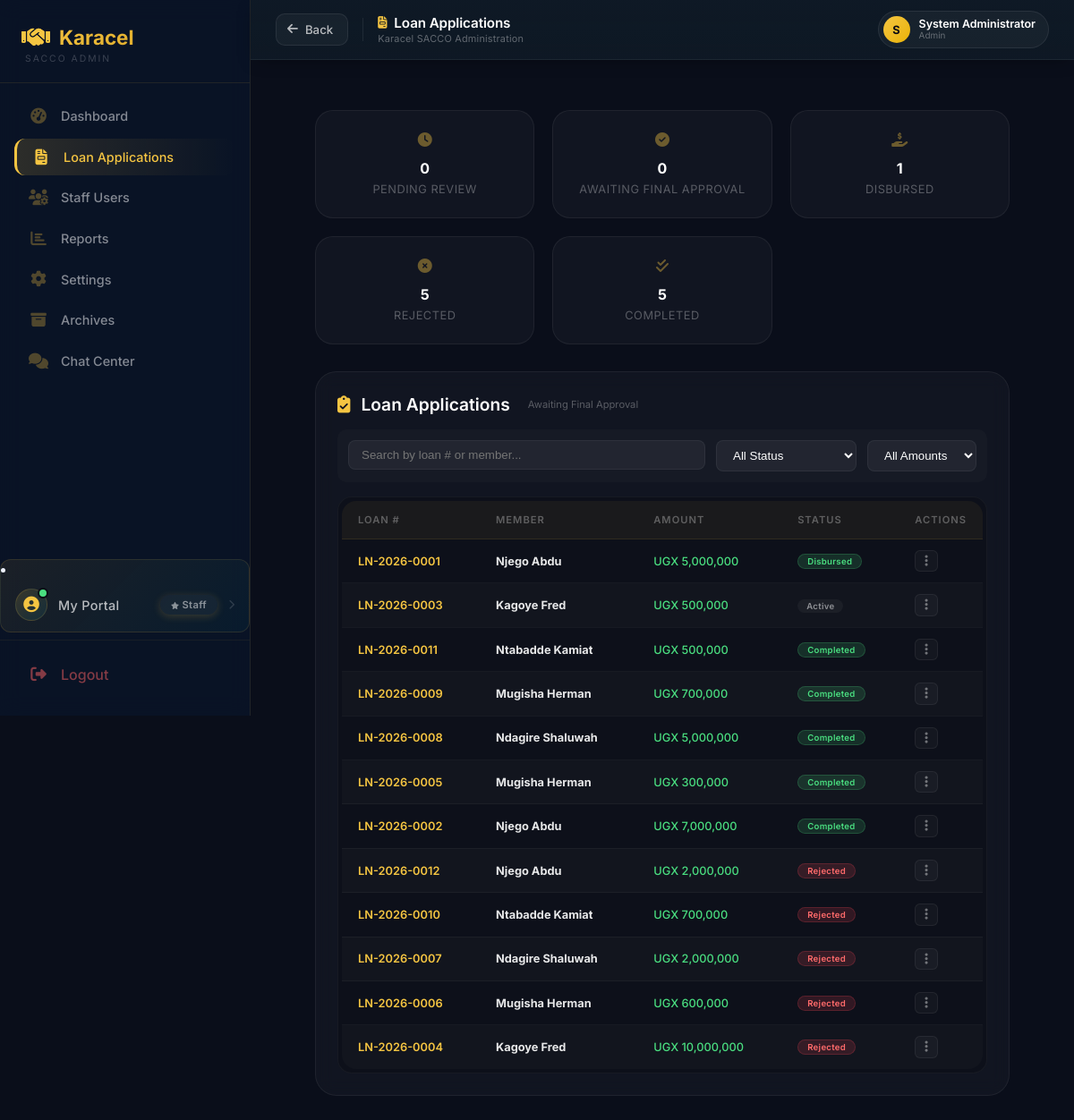
The page /admin/dashboard (signed in) on the database its author committed.
### tables this page shows
CREATE TABLE loans (
            id INTEGER PRIMARY KEY AUTOINCREMENT,
            loan_number TEXT UNIQUE NOT NULL,
            user_id INTEGER NOT NULL,
            amount REAL NOT NULL,
            interest_rate REAL NOT NULL,
            interest_amount REAL NOT NULL,
            total_repayment REAL NOT NULL,
            monthly_installment REAL NOT NULL,
            tenure INTEGER DEFAULT 3,
            purpose TEXT,
            repayment_plan TEXT,
            status TEXT DEFAULT 'pending',
            application_date TEXT NOT NULL,
            approved_date TEXT,
            disbursed_date TEXT,
            completed_date TEXT,
            rejected_date TEXT,
            rejection_reason TEXT,
            admin_rejection_reason TEXT,
            current_balance REAL DEFAULT 0,
            interest_accrued REAL DEFAULT 0,
            last_interest_date TEXT,
            months_overdue INTEGER DEFAULT 0,
            start_month INTEGER DEFAULT 0,
            end_month INTEGER DEFAULT 12,
            created_at TIMESTAMP DEFAULT CURRENT_TIMESTAMP, last_payment_date TEXT, last_payment_amount REAL DEFAULT 0, total_interest_accrued REAL DEFAULT 0, principal_paid REAL DEFAULT 0, interest_paid REAL DEFAULT 0, months_paid INTEGER DEFAULT 0, original_balance REAL DEFAULT 0, total_interest_calculated REAL DEFAULT 0, due_date TEXT, loan_start_date TEXT, loan_end_date TEXT, completion_date TEXT, disbursement_date TEXT, next_interest_date TEXT, payment_method TEXT, transaction_ref TEXT, notes TEXT, collateral TEXT, guarantor_required INTEGER DEFAULT 0, rejected_by TEXT, approved_by TEXT, approved_by_role TEXT, disbursed_by TEXT, disbursed_by_role TEXT, application_fee REAL DEFAULT 1000, application_fee_paid INTEGER DEFAULT 0, net_loan_amount REAL DEFAULT 0, loan_type TEXT DEFAULT "standard", disbursed_amount REAL DEFAULT 0, total_fees_paid REAL DEFAULT 0, total_penalties REAL DEFAULT 0, accrued_interest REAL DEFAULT 0, last_interest_applied_date TEXT, total_interest_charged REAL DEFAULT 0,
            FOREIGN KEY (user_id) REFERENCES users(id)
        );

CREATE TABLE users (
        id INTEGER PRIMARY KEY AUTOINCREMENT,
        full_name TEXT NOT NULL,
        gender TEXT,
        dob TEXT,
        sacco_number TEXT UNIQUE NOT NULL,
        email TEXT,
        phone TEXT,
        address TEXT,
        password TEXT NOT NULL,
        role TEXT DEFAULT 'member',
        status TEXT DEFAULT 'active',
        savings_balance REAL DEFAULT 0,
        next_of_kin_name TEXT,
        relationship TEXT,
        next_of_kin_phone TEXT,
        registration_date TIMESTAMP DEFAULT CURRENT_TIMESTAMP
    , kai_shares INTEGER DEFAULT 0, ks_shares INTEGER DEFAULT 0, kac_paid INTEGER DEFAULT 0, kac_paid_date TEXT, registration_fee_paid INTEGER DEFAULT 0, registration_fee_paid_date TEXT, account_number TEXT);

### app.py (the view, shortened to what this page needs)
@app.route("/admin/dashboard")
def admin_dashboard():
    if session.get("role") != "admin":
        return redirect("/login")
    conn = get_db()
    total_members = conn.execute("""
        SELECT COUNT(*) FROM users WHERE LOWER(role) = 'member'
    """).fetchone()[0]
    total_savings = conn.execute("""
        SELECT COALESCE(SUM(savings_balance), 0)
        FROM users
        WHERE LOWER(role) = 'member'
    """).fetchone()[0]
    monthly_savings = conn.execute("""
        SELECT COALESCE(SUM(amount), 0)
        FROM savings_deposits
        WHERE deposit_date >= date('now', 'start of month')
    """).fetchone()[0]
    total_deposits = conn.execute("""
        SELECT COUNT(*) FROM savings_deposits
    """).fetchone()[0]
    recent_deposits = conn.execute("""
        SELECT sd.*, u.full_name, u.sacco_number
        FROM savings_deposits sd
        JOIN users u ON sd.user_id = u.id
        ORDER BY sd.deposit_date DESC
        LIMIT 5
    """).fetchall()
    members = conn.execute("""
        SELECT
            u.*,
            COALESCE((SELECT COUNT(*) FROM loans WHERE user_id = u.id AND status IN ('approved', 'disbursed', 'active')), 0) as active_loans_count
        FROM users u
        WHERE LOWER(u.role) = 'member'
        ORDER BY u.id DESC
    """).fetchall()
    total_loans = conn.execute("""
        SELECT COALESCE(SUM(amount), 0)
        FROM loans
        WHERE status IN ('approved', 'disbursed', 'active')
    """).fetchone()[0]
    active_loans = conn.execute("""
        SELECT COUNT(*)
        FROM loans
        WHERE status IN ('approved', 'disbursed', 'active')
    """).fetchone()[0]
    pending_loans = conn.execute("""
        SELECT COUNT(*)
        FROM loans
        WHERE status = 'pending'
    """).fetchone()[0]
    approved_loans = conn.execute("""
        SELECT COUNT(*)
        FROM loans
        WHERE status = 'approved'
    """).fetchone()[0]
    rejected_loans = conn.execute("""
        SELECT COUNT(*)
        FROM loans
        WHERE status = 'rejected'
    """).fetchone()[0]
    disbursed_loans = conn.execute("""
        SELECT COUNT(*)
        FROM loans
        WHERE status = 'disbursed'
    """).fetchone()[0]
    completed_loans = conn.execute("""
        SELECT COUNT(*)
        FROM loans
        WHERE status = 'completed'
    """).fetchone()[0]
    loan_applications = conn.execute("""
        SELECT
            l.*,
            u.full_name,
            u.savings_balance,
            COALESCE((SELECT COUNT(*) FROM loan_guarantors WHERE loan_id = l.id AND status = 'active'), 0) as total_guarantors,
            COALESCE((SELECT COUNT(*) FROM loan_guarantors WHERE loan_id = l.id AND status = 'pending'), 0) as pending_guarantors
        FROM loans l
        JOIN users u ON l.user_id = u.id
        ORDER BY
            CASE
                WHEN l.status = 'pending' THEN 1
                WHEN l.status = 'approved' THEN 2
                WHEN l.status = 'disbursed' THEN 3
                WHEN l.status = 'active' THEN 4
                WHEN l.status = 'completed' THEN 5
                WHEN l.status = 'rejected' THEN 6
            END,
            l.application_date DESC
        LIMIT 50
    """).fetchall()
    recent_activities = conn.execute("""
        SELECT 'deposit' as type, sd.amount, sd.deposit_date as date, u.full_name, u.sacco_number
        FROM savings_deposits sd
        JOIN users u ON sd.user_id = u.id
        UNION ALL
        SELECT 'repayment' as type, r.amount, r.payment_date as date, u.full_name, u.sacco_number
        FROM repayments r
        JOIN users u ON r.user_id = u.id
        WHERE r.status = 'completed'
        ORDER BY date DESC
        LIMIT 10
    """).fetchall()
    staff_users = conn.execute("""
        SELECT
            u.*,
            COUNT(DISTINCT l.id) as loans_processed,
            COUNT(DISTINCT sd.id) as deposits_processed
        FROM users u
        LEFT JOIN loans l ON l.user_id = u.id
        LEFT JOIN savings_deposits sd ON sd.user_id = u.id
        WHERE LOWER(u.role) IN ('admin', 'chairperson', 'treasurer', 'secretary', 'publicity')
        GROUP BY u.id
        ORDER BY
            CASE
                WHEN LOWER(u.role) = 'admin' THEN 1
                WHEN LOWER(u.role) = 'chairperson' THEN 2
                WHEN LOWER(u.role) = 'treasurer' THEN 3
                WHEN LOWER(u.role) = 'secretary' THEN 4
                WHEN LOWER(u.role) = 'publicity' THEN 5
            END,
            u.full_name
    """).fetchall()
    staff_counts = {
        'treasurer': conn.execute("SELECT COUNT(*) FROM users WHERE LOWER(role) = 'treasurer'").fetchone()[0],
        'secretary': conn.execute("SELECT COUNT(*) FROM users WHERE LOWER(role) = 'secretary'").fetchone()[0],
        'publicity': conn.execute("SELECT COUNT(*) FROM users WHERE LOWER(role) = 'publicity'").fetchone()[0],
        'admin': conn.execute("SELECT COUNT(*) FROM users WHERE LOWER(role) IN ('admin', 'chairperson')").fetchone()[0]
    }
    today = datetime.now().strftime('%Y-%m-%d')
    settings = {}
    try:
        conn.row_factory = sqlite3.Row
        settings_row = conn.execute("SELECT * FROM system_settings LIMIT 1").fetchone()
        if settings_row:
            settings = dict(settings_row)
    except Exception as e:
        print(f"Error loading settings: {e}")
        settings = {
            'sacco_name': 'Karacel Association',
            'registration_number': 'SACCO/REG/2024/001',
            'savings_interest_rate': 6.5,
            'loan_interest_rate': 12,
            'penalty_rate': 5,
            'max_loan_amount': '10,000,000',
            'min_loan_amount': '10,000',
            'max_tenure': 24,
            'kai_share_price': 100000,
            'ks_share_price': 10000,
            'kac_annual_fee': 100000,
            'registration_fee': 20000
        }
    conn.close()
    return render_template(
        "admin/admin-dashboard.html",
        members=members,
        total_members=total_members,
        total_savings=total_savings,
        monthly_savings=monthly_savings,
        total_deposits=total_deposits,
        recent_deposits=recent_deposits,
        total_loans=total_loans,
        active_loans=active_loans,
        pending_loans=pending_loans,
        approved_loans=approved_loans,
        rejected_loans=rejected_loans,
        disbursed_loans=disbursed_loans,
        completed_loans=completed_loans,
        loan_applications=loan_applications,
        recent_activities=recent_activities,
        staff_users=staff_users,
        staff_counts=staff_counts,
        today=today,
        now=datetime.now(),
        settings=settings
    )

### templates/admin/admin-dashboard.html (shortened to what this page needs)
{% extends "admin/admin-base.html" %}
{% block content %}
<main class="admin-main-content">
    <div id="loan_applications-panel" class="content-panel">
        <div class="admin-stats">
            <div class="stat-box">
                <i class="fas fa-clock"></i>
                <h3>{{ pending_loans }}</h3>
                <p>Pending Review</p>
            </div>
            <div class="stat-box">
                <i class="fas fa-check-circle"></i>
                <h3>{{ approved_loans }}</h3>
                <p>Awaiting Final Approval</p>
            </div>
            <div class="stat-box">
                <i class="fas fa-hand-holding-usd"></i>
                <h3>{{ disbursed_loans }}</h3>
                <p>Disbursed</p>
            </div>
            <div class="stat-box">
                <i class="fas fa-times-circle"></i>
                <h3>{{ rejected_loans }}</h3>
                <p>Rejected</p>
            </div>
            <div class="stat-box">
                <i class="fas fa-check-double"></i>
                <h3>{{ completed_loans }}</h3>
                <p>Completed</p>
            </div>
        </div>
        <div class="action-card">
            <div class="action-title">
                <i class="fas fa-clipboard-check"></i> Loan Applications
                <span style="font-size:0.7rem; color:rgba(255,255,255,0.3); font-weight:400; margin-left:8px;">
                    Awaiting Final Approval
                </span>
            </div>
            <div style="display:flex; gap:12px; flex-wrap:wrap; margin-bottom:16px; padding:12px; background:rgba(255,255,255,0.02); border-radius:10px;">
                <div style="flex:1; min-width:200px;">
                    <input type="text" id="searchLoanInput" placeholder="Search by loan # or member..."
                           onkeyup="filterLoanApplications()"
                           style="width:100%; padding:8px 14px; background:rgba(255,255,255,0.05); border:1px solid rgba(255,255,255,0.06); border-radius:8px; color:white;">
                </div>
                <div>
                    <select id="filterLoanStatus" onchange="filterLoanApplications()"
                            style="padding:8px 14px; background:rgba(255,255,255,0.05); border:1px solid rgba(255,255,255,0.06); border-radius:8px; color:white;">
                        <option value="all">All Status</option>
                    </select>
                </div>
                <div>
                    <select id="filterLoanAmount" onchange="filterLoanApplications()"
                            style="padding:8px 14px; background:rgba(255,255,255,0.05); border:1px solid rgba(255,255,255,0.06); border-radius:8px; color:white;">
                        <option value="all">All Amounts</option>
                    </select>
                </div>
            </div>
            <div class="table-wrapper">
                <table class="styled-table" id="loanApprovalsTable">
                    <thead>
                        <tr>
                            <th>Loan #</th>
                            <th>Member</th>
                            <th>Amount</th>
                            <th>Status</th>
                            <th style="width:60px;">Actions</th>
                        </tr>
                    </thead>
                    <tbody>
                        {% if loan_applications %}
                            {% for loan in loan_applications %}
                            <tr data-status="{{ loan.status }}" data-amount="{{ loan.amount }}" data-search="{{ loan.loan_number|lower }} {{ loan.full_name|lower }}">
                                <td class="mono" style="color:#f5c542; font-weight:600;">{{ loan.loan_number }}</td>
                                <td><strong>{{ loan.full_name }}</strong></td>
                                <td style="color:#4ade80; font-weight:500;" data-amount="{{ loan.amount }}">UGX {{ "{:,.0f}".format(loan.amount) }}</td>
                                <td>
                                    {% if loan.status == 'pending' %}
                                        <span class="badge warning" style="font-size:0.6rem; padding:2px 10px;">Pending</span>
                                    {% elif loan.status == 'approved' %}
                                        <span class="badge info" style="font-size:0.6rem; padding:2px 10px;">Awaiting Approval</span>
                                    {% elif loan.status == 'disbursed' %}
                                        <span class="badge success" style="font-size:0.6rem; padding:2px 10px;">Disbursed</span>
                                    {% elif loan.status == 'completed' %}
                                        <span class="badge success" style="font-size:0.6rem; padding:2px 10px;">Completed</span>
                                    {% elif loan.status == 'rejected' %}
                                        <span class="badge danger" style="font-size:0.6rem; padding:2px 10px;">Rejected</span>
                                    {% else %}
                                        <span class="badge" style="font-size:0.6rem; padding:2px 10px;">{{ loan.status|title }}</span>
                                    {% endif %}
                                </td>
                                <td>
                                    <div class="dropdown" style="position:relative; display:inline-block;">
                                        <button class="dropdown-btn" onclick="event.stopPropagation(); toggleDropdown('{{ loan.id }}')" style="
                                            background:rgba(255,255,255,0.03);
                                            border:1px solid rgba(255,255,255,0.06);
                                            border-radius:6px;
                                            color:rgba(255,255,255,0.4);
                                            padding:4px 10px;
                                            cursor:pointer;
                                            font-size:0.9rem;
                                            transition:all 0.2s;
                                            display:flex;
                                            align-items:center;
                                            gap:2px;
                                        " onmouseover="this.style.background='rgba(255,255,255,0.08)'"
                                           onmouseout="this.style.background='rgba(255,255,255,0.03)'">
                                            <i class="fas fa-ellipsis-v"></i>
                                        </button>
                                    </div>
                                </td>
                            </tr>
                            {% endfor %}
                        {% endif %}
                    </tbody>
                </table>
            </div>
        </div>
    </div>
</main>
{% endblock %}

### rows shown on the page
loans: loan_number "LN-2026-0001", full_name "Njego Abdu", amount "5,000,000", status "Disbursed"
loans: loan_number "LN-2026-0003", full_name "Kagoye Fred", amount "500,000", status "Active"
loans: loan_number "LN-2026-0011", full_name "Ntabadde Kamiat", amount "500,000", status "Completed"
loans: loan_number "LN-2026-0009", full_name "Mugisha Herman", amount "700,000", status "Completed"
loans: loan_number "LN-2026-0008", full_name "Ndagire Shaluwah", amount "5,000,000", status "Completed"
loans: loan_number "LN-2026-0005", full_name "Mugisha Herman", amount "300,000", status "Completed"
loans: loan_number "LN-2026-0002", full_name "Njego Abdu", amount "7,000,000", status "Completed"
loans: loan_number "LN-2026-0012", full_name "Njego Abdu", amount "2,000,000", status "Rejected"
loans: loan_number "LN-2026-0010", full_name "Ntabadde Kamiat", amount "700,000", status "Rejected"
loans: loan_number "LN-2026-0007", full_name "Ndagire Shaluwah", amount "2,000,000", status "Rejected"
loans: loan_number "LN-2026-0006", full_name "Mugisha Herman", amount "600,000", status "Rejected"
loans: loan_number "LN-2026-0004", full_name "Kagoye Fred", amount "10,000,000", status "Rejected"

### other values the page prints
{{ (session.full_name or 'A')[0] | upper }} "S"
{{ session.full_name }} "System Administrator"
{{ session.role }} "Admin"
{{ pending_loans }} "0"
{{ approved_loans }} "0"
{{ disbursed_loans }} "1"
{{ rejected_loans }} "5"
{{ completed_loans }} "5"
